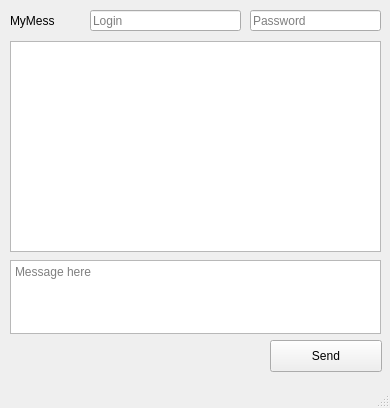
<?xml version="1.0" encoding="UTF-8"?>
<ui version="4.0">
 <class>MyMess</class>
 <widget class="QMainWindow" name="MyMess">
  <property name="geometry">
   <rect>
    <x>0</x>
    <y>0</y>
    <width>390</width>
    <height>408</height>
   </rect>
  </property>
  <property name="windowTitle">
   <string>MyMess messenger</string>
  </property>
  <widget class="QWidget" name="centralwidget">
   <widget class="QPushButton" name="pushButton">
    <property name="geometry">
     <rect>
      <x>270</x>
      <y>340</y>
      <width>112</width>
      <height>32</height>
     </rect>
    </property>
    <property name="text">
     <string>Send</string>
    </property>
   </widget>
   <widget class="QLabel" name="label">
    <property name="geometry">
     <rect>
      <x>10</x>
      <y>10</y>
      <width>151</width>
      <height>21</height>
     </rect>
    </property>
    <property name="text">
     <string>MyMess</string>
    </property>
   </widget>
   <widget class="QTextBrowser" name="textBrowser">
    <property name="geometry">
     <rect>
      <x>10</x>
      <y>41</y>
      <width>371</width>
      <height>211</height>
     </rect>
    </property>
   </widget>
   <widget class="QLineEdit" name="lineEdit">
    <property name="geometry">
     <rect>
      <x>90</x>
      <y>10</y>
      <width>151</width>
      <height>21</height>
     </rect>
    </property>
    <property name="placeholderText">
     <string>Login</string>
    </property>
   </widget>
   <widget class="QLineEdit" name="lineEdit_2">
    <property name="geometry">
     <rect>
      <x>250</x>
      <y>10</y>
      <width>131</width>
      <height>21</height>
     </rect>
    </property>
    <property name="placeholderText">
     <string>Password</string>
    </property>
   </widget>
   <widget class="QTextEdit" name="textEdit">
    <property name="geometry">
     <rect>
      <x>10</x>
      <y>260</y>
      <width>371</width>
      <height>74</height>
     </rect>
    </property>
    <property name="placeholderText">
     <string>Message here</string>
    </property>
   </widget>
  </widget>
  <widget class="QStatusBar" name="statusbar"/>
 </widget>
 <resources/>
 <connections/>
</ui>
